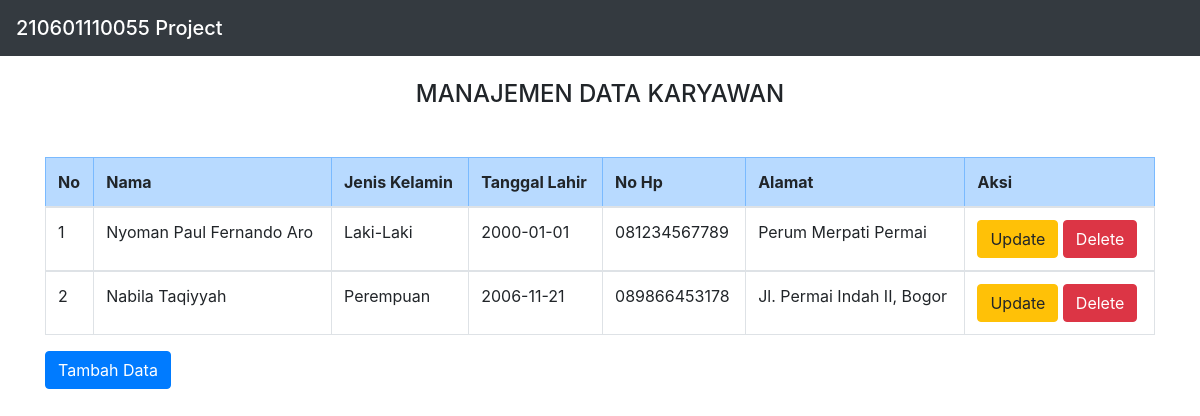
The page / on the database its author committed.
### tables this page shows
CREATE TABLE `peserta` (
  `id_peserta` int(11) NOT NULL,
  `nama` varchar(50) NOT NULL,
  `jeniskelamin` varchar(50) NOT NULL,
  `tgllahir` date NOT NULL,
  `no_hp` char(13) NOT NULL,
  `alamat` varchar(50) NOT NULL
);

### index.php (the view, shortened to what this page needs)
<!DOCTYPE html>
<html>
<head>
<link rel="stylesheet" href="https://cdn.jsdelivr.net/npm/bootstrap@4.6.1/dist/css/bootstrap.min.css">
</head>
<body>
    <nav class="navbar navbar-dark bg-dark">
            <span class="navbar-brand mb-0 h1">210601110055 Project</span>
    </nav>
<div class="container">
    <br>
    <h4><center>MANAJEMEN DATA KARYAWAN</center></h4>
     <tr class="table-danger">
            <br>
        <thead>
        <tr>
       <table class="my-3 table table-bordered">
            <tr class="table-primary">
            <th>No</th>
            <th>Nama</th>
            <th>Jenis Kelamin</th>
            <th>Tanggal Lahir</th>
            <th>No Hp</th>
            <th>Alamat</th>
            <th colspan='2'>Aksi</th>
        </tr>
        </thead>
        <?php
        include "koneksi.php";
        $sql="select * from peserta order by id_peserta desc";
        $hasil=mysqli_query($kon,$sql);
        $no=0;
        while ($data = mysqli_fetch_array($hasil)) {
            $no++;
            ?>
            <tbody>
            <tr>
                <td><?php echo $no;?></td>
                <td><?php echo $data["nama"]; ?></td>
                <td><?php echo $data["jeniskelamin"];   ?></td>
                <td><?php echo $data["tgllahir"];   ?></td>
                <td><?php echo $data["no_hp"];   ?></td>
                <td><?php echo $data["alamat"];   ?></td>
                <td>
                    <a href="update.php?id_peserta=<?php echo htmlspecialchars($data['id_peserta']); ?>" class="btn btn-warning" role="button">Update</a>
                    <a href="<?php echo htmlspecialchars($_SERVER["PHP_SELF"]);?>?id_peserta=<?php echo $data['id_peserta']; ?>" class="btn btn-danger" role="button">Delete</a>
                </td>
            </tr>
            </tbody>
            <?php
        }
        ?>
    <a href="create.php" class="btn btn-primary" role="button">Tambah Data</a>
</div>
</body>
</html>

### rows shown on the page
peserta: nama "Nyoman Paul Fernando Aro", jeniskelamin "Laki-Laki", tgllahir "2000-01-01", no_hp "081234567789", alamat "Perum Merpati Permai"
peserta: nama "Nabila Taqiyyah", jeniskelamin "Perempuan", tgllahir "2006-11-21", no_hp "089866453178", alamat "Jl. Permai Indah II, Bogor"
